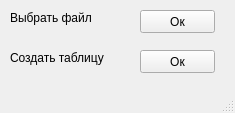
<?xml version="1.0" encoding="UTF-8"?>
<ui version="4.0">
 <class>FirstForm</class>
 <widget class="QMainWindow" name="FirstForm">
  <property name="geometry">
   <rect>
    <x>0</x>
    <y>0</y>
    <width>235</width>
    <height>113</height>
   </rect>
  </property>
  <property name="windowTitle">
   <string>Graph</string>
  </property>
  <widget class="QWidget" name="centralwidget">
   <widget class="QPushButton" name="pbt_choice_csv">
    <property name="geometry">
     <rect>
      <x>140</x>
      <y>10</y>
      <width>75</width>
      <height>23</height>
     </rect>
    </property>
    <property name="text">
     <string>Ок</string>
    </property>
   </widget>
   <widget class="QPushButton" name="pbt_create_table">
    <property name="geometry">
     <rect>
      <x>140</x>
      <y>50</y>
      <width>75</width>
      <height>23</height>
     </rect>
    </property>
    <property name="text">
     <string>Ок</string>
    </property>
   </widget>
   <widget class="QLabel" name="label">
    <property name="geometry">
     <rect>
      <x>10</x>
      <y>10</y>
      <width>121</width>
      <height>16</height>
     </rect>
    </property>
    <property name="text">
     <string>Выбрать файл</string>
    </property>
   </widget>
   <widget class="QLabel" name="label_2">
    <property name="geometry">
     <rect>
      <x>10</x>
      <y>50</y>
      <width>121</width>
      <height>16</height>
     </rect>
    </property>
    <property name="text">
     <string>Создать таблицу</string>
    </property>
   </widget>
  </widget>
  <widget class="QMenuBar" name="menubar">
   <property name="geometry">
    <rect>
     <x>0</x>
     <y>0</y>
     <width>235</width>
     <height>21</height>
    </rect>
   </property>
  </widget>
  <widget class="QStatusBar" name="statusbar"/>
 </widget>
 <resources/>
 <connections/>
</ui>
